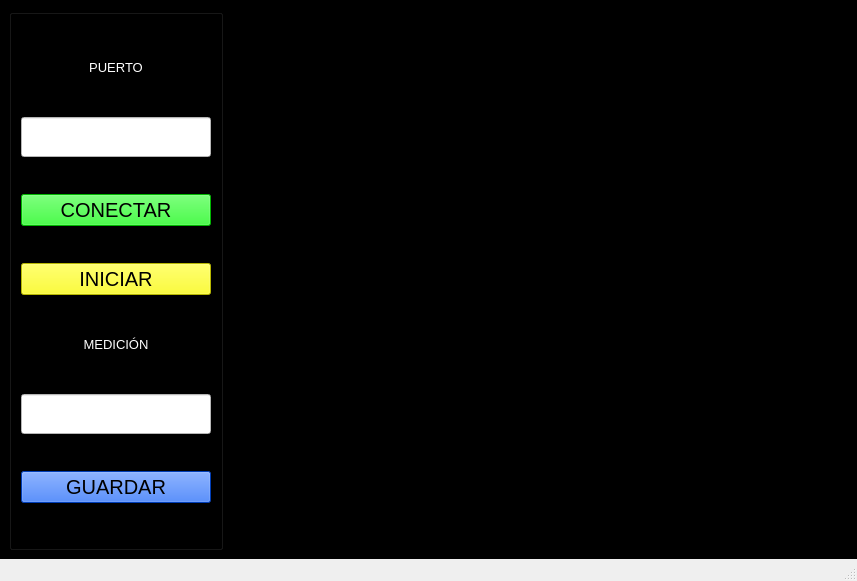
<?xml version="1.0" encoding="UTF-8"?>
<ui version="4.0">
 <class>MainWindow</class>
 <widget class="QMainWindow" name="MainWindow">
  <property name="geometry">
   <rect>
    <x>0</x>
    <y>0</y>
    <width>857</width>
    <height>581</height>
   </rect>
  </property>
  <property name="windowTitle">
   <string>MainWindow</string>
  </property>
  <property name="styleSheet">
   <string notr="true"/>
  </property>
  <widget class="QWidget" name="centralwidget">
   <property name="styleSheet">
    <string notr="true">background-color: rgb(0, 0, 0);</string>
   </property>
   <layout class="QGridLayout" name="gridLayout">
    <item row="0" column="0" rowspan="2">
     <layout class="QGridLayout" name="gridLayout_18">
      <item row="0" column="0" rowspan="2">
       <widget class="QGroupBox" name="groupBox_2">
        <property name="sizePolicy">
         <sizepolicy hsizetype="Fixed" vsizetype="Preferred">
          <horstretch>0</horstretch>
          <verstretch>0</verstretch>
         </sizepolicy>
        </property>
        <property name="styleSheet">
         <string notr="true">border-color: rgb(31, 153, 191);</string>
        </property>
        <property name="title">
         <string/>
        </property>
        <layout class="QGridLayout" name="gridLayout_19">
         <item row="7" column="0">
          <widget class="QPushButton" name="save_button">
           <property name="font">
            <font>
             <pointsize>15</pointsize>
            </font>
           </property>
           <property name="styleSheet">
            <string notr="true">background-color: rgb(0, 85, 255);</string>
           </property>
           <property name="text">
            <string>GUARDAR</string>
           </property>
          </widget>
         </item>
         <item row="2" column="0">
          <widget class="QPushButton" name="conn_button">
           <property name="font">
            <font>
             <pointsize>15</pointsize>
            </font>
           </property>
           <property name="styleSheet">
            <string notr="true">background-color: rgb(0, 255, 0);</string>
           </property>
           <property name="text">
            <string>CONECTAR</string>
           </property>
          </widget>
         </item>
         <item row="1" column="0">
          <widget class="QLineEdit" name="port">
           <property name="minimumSize">
            <size>
             <width>190</width>
             <height>40</height>
            </size>
           </property>
           <property name="maximumSize">
            <size>
             <width>190</width>
             <height>40</height>
            </size>
           </property>
           <property name="styleSheet">
            <string notr="true">background-color: rgb(255, 255, 255);</string>
           </property>
          </widget>
         </item>
         <item row="3" column="0">
          <widget class="QPushButton" name="init_button">
           <property name="minimumSize">
            <size>
             <width>0</width>
             <height>0</height>
            </size>
           </property>
           <property name="font">
            <font>
             <pointsize>15</pointsize>
            </font>
           </property>
           <property name="styleSheet">
            <string notr="true">background-color: rgb(255, 255, 0);</string>
           </property>
           <property name="text">
            <string>INICIAR</string>
           </property>
          </widget>
         </item>
         <item row="5" column="0">
          <widget class="QLineEdit" name="test_name">
           <property name="minimumSize">
            <size>
             <width>190</width>
             <height>40</height>
            </size>
           </property>
           <property name="maximumSize">
            <size>
             <width>190</width>
             <height>40</height>
            </size>
           </property>
           <property name="styleSheet">
            <string notr="true">background-color: rgb(255, 255, 255);</string>
           </property>
           <property name="text">
            <string/>
           </property>
          </widget>
         </item>
         <item row="4" column="0">
          <widget class="QLabel" name="label_3">
           <property name="sizePolicy">
            <sizepolicy hsizetype="Preferred" vsizetype="Fixed">
             <horstretch>0</horstretch>
             <verstretch>0</verstretch>
            </sizepolicy>
           </property>
           <property name="maximumSize">
            <size>
             <width>16777215</width>
             <height>25</height>
            </size>
           </property>
           <property name="font">
            <font>
             <pointsize>10</pointsize>
            </font>
           </property>
           <property name="styleSheet">
            <string notr="true">color: rgb(255, 255, 255);</string>
           </property>
           <property name="text">
            <string>MEDICIÓN</string>
           </property>
           <property name="alignment">
            <set>Qt::AlignCenter</set>
           </property>
          </widget>
         </item>
         <item row="0" column="0">
          <widget class="QLabel" name="label">
           <property name="minimumSize">
            <size>
             <width>190</width>
             <height>25</height>
            </size>
           </property>
           <property name="maximumSize">
            <size>
             <width>190</width>
             <height>25</height>
            </size>
           </property>
           <property name="font">
            <font>
             <pointsize>10</pointsize>
            </font>
           </property>
           <property name="styleSheet">
            <string notr="true">color: rgb(255, 255, 255);</string>
           </property>
           <property name="text">
            <string>PUERTO</string>
           </property>
           <property name="alignment">
            <set>Qt::AlignCenter</set>
           </property>
          </widget>
         </item>
        </layout>
       </widget>
      </item>
      <item row="0" column="1">
       <widget class="GraphicsLayoutWidget" name="view"/>
      </item>
     </layout>
    </item>
   </layout>
  </widget>
  <widget class="QStatusBar" name="statusbar"/>
 </widget>
 <customwidgets>
  <customwidget>
   <class>GraphicsLayoutWidget</class>
   <extends>QGraphicsView</extends>
   <header location="global">pyqtgraph</header>
  </customwidget>
 </customwidgets>
 <resources/>
 <connections/>
</ui>
